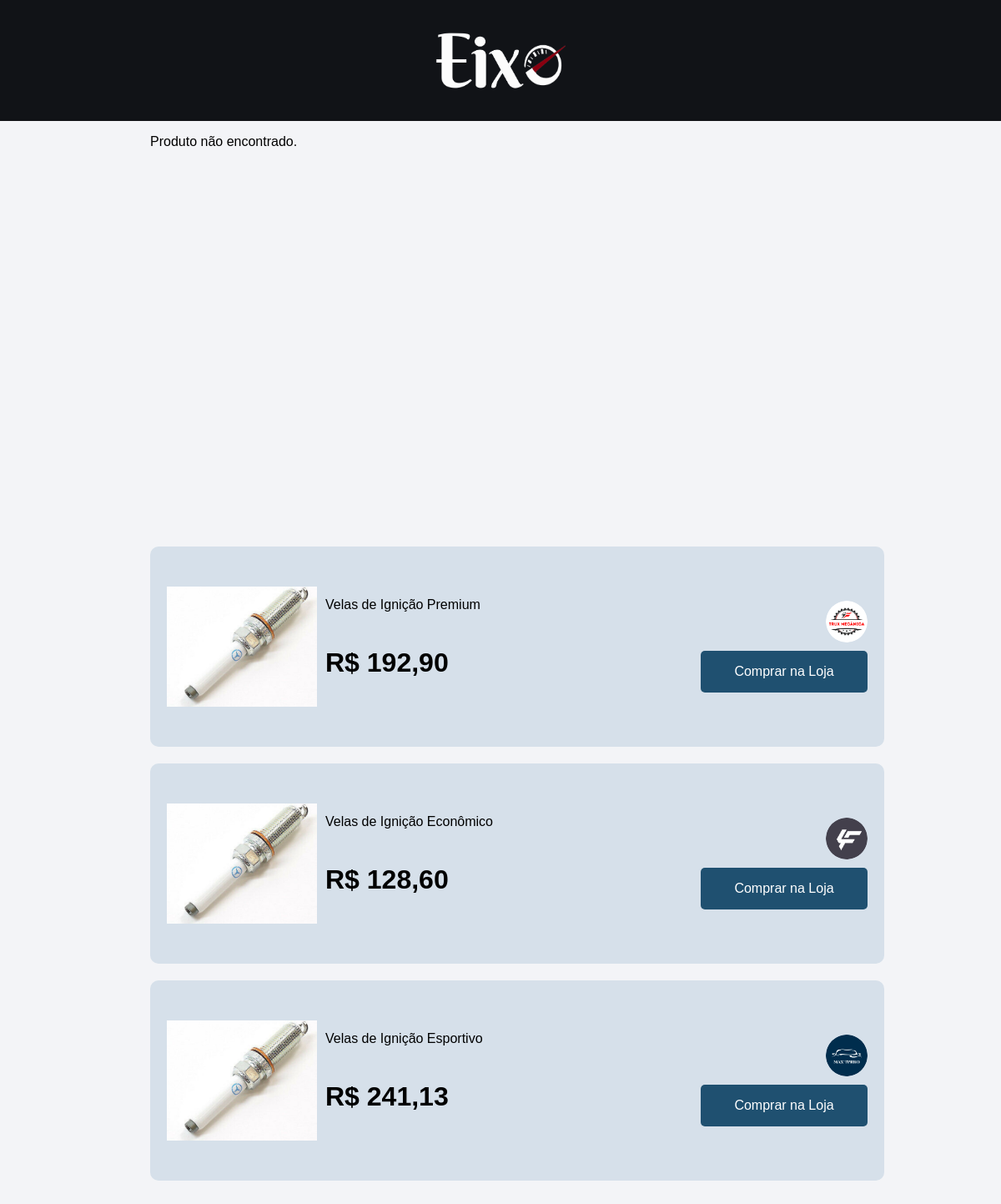
Page /pages/compra.php?id=26 on the committed database.
### tables this page shows
CREATE TABLE `tb_produto` (
  `Pro_ID` int NOT NULL AUTO_INCREMENT,
  `Pro_CodigoFabricante` int NOT NULL,
  `Pro_Nome` varchar(45) NOT NULL,
  `Pro_Descricao` varchar(1000) NOT NULL,
  `Pro_Aplicacao` varchar(1000) NOT NULL,
  `Pro_Preco` decimal(10,2) NOT NULL,
  `Pro_Estoque` int NOT NULL,
  `Pro_LinkProduto` varchar(2083) NOT NULL,
  `Pro_CodigoOriginal` varchar(45) NOT NULL,
  `For_ID` int NOT NULL,
  `Pro_Imagem` varchar(255) DEFAULT NULL,
  `Pro_Categoria` varchar(45) NOT NULL,
  PRIMARY KEY (`Pro_ID`),
  KEY `For_ID` (`For_ID`),
  CONSTRAINT `tb_produto_ibfk_1` FOREIGN KEY (`For_ID`) REFERENCES `tb_fornecedor` (`For_ID`)
);

CREATE TABLE `tb_fornecedor` (
  `For_ID` int NOT NULL AUTO_INCREMENT,
  `For_Nome` varchar(60) NOT NULL,
  `For_Senha` varchar(200) NOT NULL,
  `For_LinkSite` varchar(2083) NOT NULL,
  `End_ID` int NOT NULL,
  `Ema_ID` int NOT NULL,
  `Tel_ID` int NOT NULL,
  `Ins_CNPJ` varchar(50) NOT NULL,
  `logo` varchar(250) DEFAULT NULL,
  PRIMARY KEY (`For_ID`),
  KEY `End_ID` (`End_ID`),
  KEY `Ema_ID` (`Ema_ID`),
  KEY `Tel_ID` (`Tel_ID`),
  KEY `Ins_CNPJ` (`Ins_CNPJ`),
  CONSTRAINT `tb_fornecedor_ibfk_1` FOREIGN KEY (`End_ID`) REFERENCES `tb_endereco` (`End_ID`),
  CONSTRAINT `tb_fornecedor_ibfk_2` FOREIGN KEY (`Ema_ID`) REFERENCES `tb_email` (`Ema_ID`),
  CONSTRAINT `tb_fornecedor_ibfk_3` FOREIGN KEY (`Tel_ID`) REFERENCES `tb_telefone` (`Tel_ID`),
  CONSTRAINT `tb_fornecedor_ibfk_4` FOREIGN KEY (`Ins_CNPJ`) REFERENCES `tb_inscricao` (`Ins_CNPJ`)
);

### pages/compra.php (the view, shortened to what this page needs)
<!DOCTYPE html>
<html lang="pt-br">
<head>
  <link rel="stylesheet" href="/eixoauto/eixoautopi/css/compra.css">
</head>
<body>
  <header>
    <div id="logo">
      <a href="/eixoauto/eixoautopi/pages/index.php">
        <img src="/eixoauto/eixoautopi/img/Icons/Logo E branca real.png" alt="Logo da empresa Eixo">
      </a>
    </div>
  </header>
  <div id="produto-compra">
      <?php
      include 'config.php';
      $codigoOriginal = '';
      $id = isset($_GET['id']) ? intval($_GET['id']) : 0;
      if ($id > 0) {
          $sql = "SELECT
            p.Pro_Nome,
            p.Pro_Preco,
            p.Pro_Descricao,
            p.Pro_LinkProduto,
            p.Pro_Imagem,
            f.For_Nome AS fornecedor,
            f.logo AS logo,
            f.For_LinkSite AS site,
            p.Pro_CodigoOriginal
          FROM tb_produto p
          JOIN tb_fornecedor f ON p.For_ID = f.For_ID
          WHERE p.Pro_ID = $id
          LIMIT 1";
          $result = $conexao->query($sql);
          if ($result && $result->num_rows > 0) {
              $row = $result->fetch_assoc();
              $codigoOriginal = $row['Pro_CodigoOriginal'];
          } else {
              echo "<p>Produto não encontrado.</p>";
          }
      } else {
          echo "<p>ID inválido.</p>";
      }
      ?>
  </div>
  <div class="comparison">
    <?php
    if (!empty($codigoOriginal)) {
        $sql = "SELECT
              p.Pro_ID,
              p.Pro_Nome,
              p.Pro_Preco,
              p.Pro_LinkProduto,
              p.Pro_Imagem,
              f.For_Nome AS fornecedor,
              f.logo AS logo,
              f.For_LinkSite AS site
            FROM tb_produto p
            JOIN tb_fornecedor f ON p.For_ID = f.For_ID
            WHERE p.Pro_CodigoOriginal = '" . $conexao->real_escape_string($codigoOriginal) . "'
              AND p.Pro_ID != $id
            LIMIT 15";
        $result = $conexao->query($sql);
        if ($result && $result->num_rows > 0) {
          while ($row = $result->fetch_assoc()) {
            echo '<div class="product-section">';
            if (!empty($row['Pro_Imagem'])) {
              echo '<img class="img-product" src="/eixoauto/eixoautopi/' . htmlspecialchars($row['Pro_Imagem']) . '" alt="' . htmlspecialchars($row['Pro_Nome']) . '">';
            } else {
              echo '<img class="img-product" src="/eixoauto/eixoautopi/img/Icons/heart-checked.png" alt="Imagem padrão">';
            }
            echo '<div class="prize">';
            echo '<a href="#">' . htmlspecialchars($row['Pro_Nome']) . '</a>';
            echo '<h1>R$ ' . number_format($row['Pro_Preco'], 2, ',', '.') . '</h1>';
            echo '</div>';
            echo '<div class="store-link">';
            if (!empty($row['logo'])) {
              echo '<a href="' . htmlspecialchars($row['site']) . '" target="_blank">
                      <img src="/eixoauto/eixoautopi/' . htmlspecialchars($row['logo']) . '" alt="Logo do Fornecedor" class="logo-fornecedor">
                    </a>';
            } else {
              echo htmlspecialchars($row['fornecedor']);
            }
            echo '<a href="' . htmlspecialchars($row['Pro_LinkProduto']) . '" target="_blank"><button>Comprar na Loja</button></a>';
            echo '</div>';
            echo '</div>';
          }
        } else {
          echo '<p>Nenhuma oferta encontrada.</p>';
        }
    } else {
        echo '<p>Nenhuma oferta encontrada.</p>';
    }
    ?>
  </div>
</body>
</html>

### css/compra.css (style rules this page uses)
body { margin: 0; background-color: #F3F4F7; font-family: Arial, sans-serif; display: flex; flex-direction: column; align-items: center; }
header { height: 145px; width: 100%; margin: 0%; padding: 0%; background-color: #111317; display: flex; justify-content: center; gap: 25px; }
#logo { display: flex; align-self: center; }
#logo img { height: 70px; width: 160px; display: flex; justify-self: center; align-self: center; }
#produto-compra { width: 70%; height: 420px; display: flex; justify-self: center; }
.comparison { width: 70%; margin-top: 70px; min-height: 100vh; border-radius: 10px; display: flex; flex-direction: column; gap: 20px; margin-bottom: 20px; padding: 20px; }
.product-section { width: 100%; height: 200px; display: flex; align-items: center; border-radius: 10px; padding: 20px; background-color: #D6E0EA; }
.img-product { width: 100%; max-width: 180px; max-height: 180px; height: auto; object-fit: contain; display: block; margin: 0 auto; }
button { width: 100%; padding: 10px; border-radius: 5px; border: none; color: #fff; cursor: pointer; background-color: #1F5070; }
.prize { width: 70%; margin-left: 10px; display: flex; flex-direction: column; gap: 20px; }
div.product-section a { display: flex; align-items: center; text-size-adjust: 1.5em; gap: 10px; color: #000; white-space: nowrap; text-decoration: none; }
.product-section h1 { width: 70%; display: flex; justify-self: start; cursor: pointer; white-space: wrap; }
.store-link { width: 20%; height: auto; display: flex; flex-direction: column; align-items: end; gap: 10px; }
.store-link button { width: 200px; height: 50px; font-size: medium; cursor: pointer; border-radius: 5px; color: #fff; background-color: #1F5070; }
.logo-fornecedor { width: 50px; height: 50px; max-width: 100%; max-height: 100%; object-fit: contain; border-radius: 50%; }

### rows in the picture
tb_produto: Pro_Imagem (picture), Pro_Nome "Velas de Ignição Premium", Pro_Preco "192,90", For_ID.logo (picture)
tb_produto: Pro_Imagem (picture), Pro_Nome "Velas de Ignição Econômico", Pro_Preco "128,60", For_ID.logo (picture)
tb_produto: Pro_Imagem (picture), Pro_Nome "Velas de Ignição Esportivo", Pro_Preco "241,13", For_ID.logo (picture)
